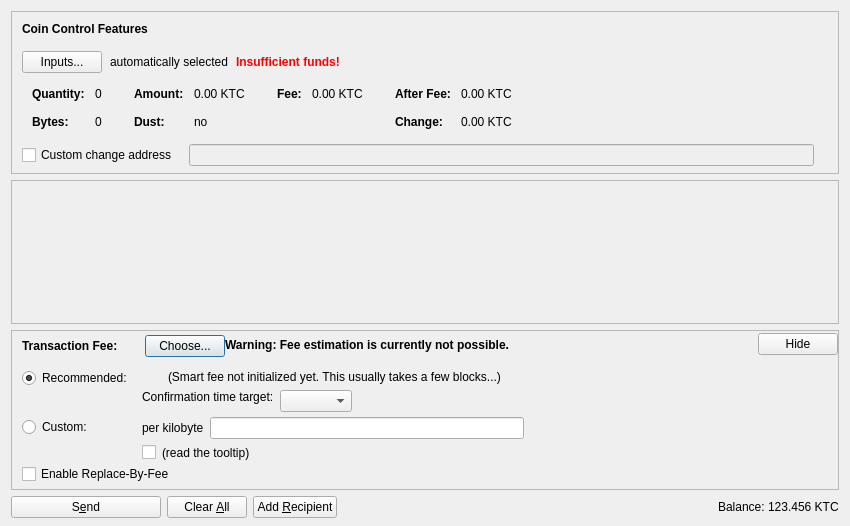
<?xml version="1.0" encoding="UTF-8"?>
<ui version="4.0">
 <class>SendCoinsDialog</class>
 <widget class="QDialog" name="SendCoinsDialog">
  <property name="geometry">
   <rect>
    <x>0</x>
    <y>0</y>
    <width>850</width>
    <height>526</height>
   </rect>
  </property>
  <property name="windowTitle">
   <string>Send Coins</string>
  </property>
  <layout class="QVBoxLayout" name="verticalLayout" stretch="0,1,0,0">
   <property name="bottomMargin">
    <number>8</number>
   </property>
   <item>
    <widget class="QFrame" name="frameCoinControl">
     <property name="sizePolicy">
      <sizepolicy hsizetype="Expanding" vsizetype="Expanding">
       <horstretch>0</horstretch>
       <verstretch>0</verstretch>
      </sizepolicy>
     </property>
     <property name="maximumSize">
      <size>
       <width>16777215</width>
       <height>16777215</height>
      </size>
     </property>
     <property name="frameShape">
      <enum>QFrame::StyledPanel</enum>
     </property>
     <property name="frameShadow">
      <enum>QFrame::Sunken</enum>
     </property>
     <layout class="QVBoxLayout" name="verticalLayoutCoinControl2">
      <property name="spacing">
       <number>0</number>
      </property>
      <property name="leftMargin">
       <number>0</number>
      </property>
      <property name="topMargin">
       <number>0</number>
      </property>
      <property name="rightMargin">
       <number>0</number>
      </property>
      <property name="bottomMargin">
       <number>6</number>
      </property>
      <item>
       <layout class="QVBoxLayout" name="verticalLayoutCoinControl" stretch="0,0,0,0,1">
        <property name="spacing">
         <number>0</number>
        </property>
        <property name="leftMargin">
         <number>10</number>
        </property>
        <property name="topMargin">
         <number>10</number>
        </property>
        <item>
         <layout class="QHBoxLayout" name="horizontalLayoutCoinControl1">
          <property name="bottomMargin">
           <number>15</number>
          </property>
          <item>
           <widget class="QLabel" name="labelCoinControlFeatures">
            <property name="sizePolicy">
             <sizepolicy hsizetype="Preferred" vsizetype="Maximum">
              <horstretch>0</horstretch>
              <verstretch>0</verstretch>
             </sizepolicy>
            </property>
            <property name="font">
             <font>
              <weight>75</weight>
              <bold>true</bold>
             </font>
            </property>
            <property name="styleSheet">
             <string notr="true">font-weight:bold;</string>
            </property>
            <property name="text">
             <string>Coin Control Features</string>
            </property>
           </widget>
          </item>
         </layout>
        </item>
        <item>
         <layout class="QHBoxLayout" name="horizontalLayoutCoinControl2" stretch="0,0,0,0">
          <property name="spacing">
           <number>8</number>
          </property>
          <property name="bottomMargin">
           <number>10</number>
          </property>
          <item>
           <widget class="QPushButton" name="pushButtonCoinControl">
            <property name="styleSheet">
             <string notr="true"/>
            </property>
            <property name="text">
             <string>Inputs...</string>
            </property>
            <property name="autoDefault">
             <bool>false</bool>
            </property>
           </widget>
          </item>
          <item>
           <widget class="QLabel" name="labelCoinControlAutomaticallySelected">
            <property name="text">
             <string>automatically selected</string>
            </property>
            <property name="margin">
             <number>5</number>
            </property>
           </widget>
          </item>
          <item>
           <widget class="QLabel" name="labelCoinControlInsuffFunds">
            <property name="font">
             <font>
              <weight>75</weight>
              <bold>true</bold>
             </font>
            </property>
            <property name="styleSheet">
             <string notr="true">color:red;font-weight:bold;</string>
            </property>
            <property name="text">
             <string>Insufficient funds!</string>
            </property>
            <property name="margin">
             <number>5</number>
            </property>
           </widget>
          </item>
          <item>
           <spacer name="horizontalSpacerCoinControl">
            <property name="orientation">
             <enum>Qt::Horizontal</enum>
            </property>
            <property name="sizeHint" stdset="0">
             <size>
              <width>40</width>
              <height>1</height>
             </size>
            </property>
           </spacer>
          </item>
         </layout>
        </item>
        <item>
         <widget class="QWidget" name="widgetCoinControl" native="true">
          <property name="sizePolicy">
           <sizepolicy hsizetype="Preferred" vsizetype="Preferred">
            <horstretch>0</horstretch>
            <verstretch>0</verstretch>
           </sizepolicy>
          </property>
          <property name="minimumSize">
           <size>
            <width>0</width>
            <height>0</height>
           </size>
          </property>
          <property name="styleSheet">
           <string notr="true"/>
          </property>
          <layout class="QHBoxLayout" name="horizontalLayoutCoinControl5">
           <property name="leftMargin">
            <number>0</number>
           </property>
           <property name="topMargin">
            <number>0</number>
           </property>
           <property name="rightMargin">
            <number>0</number>
           </property>
           <property name="bottomMargin">
            <number>0</number>
           </property>
           <item>
            <layout class="QHBoxLayout" name="horizontalLayoutCoinControl3" stretch="0,0,0,1">
             <property name="spacing">
              <number>20</number>
             </property>
             <property name="topMargin">
              <number>0</number>
             </property>
             <property name="bottomMargin">
              <number>10</number>
             </property>
             <item>
              <layout class="QFormLayout" name="formLayoutCoinControl1">
               <property name="horizontalSpacing">
                <number>10</number>
               </property>
               <property name="verticalSpacing">
                <number>14</number>
               </property>
               <property name="leftMargin">
                <number>10</number>
               </property>
               <property name="topMargin">
                <number>4</number>
               </property>
               <property name="rightMargin">
                <number>6</number>
               </property>
               <item row="0" column="0">
                <widget class="QLabel" name="labelCoinControlQuantityText">
                 <property name="font">
                  <font>
                   <weight>75</weight>
                   <bold>true</bold>
                  </font>
                 </property>
                 <property name="text">
                  <string>Quantity:</string>
                 </property>
                 <property name="margin">
                  <number>0</number>
                 </property>
                </widget>
               </item>
               <item row="0" column="1">
                <widget class="QLabel" name="labelCoinControlQuantity">
                 <property name="cursor">
                  <cursorShape>IBeamCursor</cursorShape>
                 </property>
                 <property name="contextMenuPolicy">
                  <enum>Qt::ActionsContextMenu</enum>
                 </property>
                 <property name="text">
                  <string notr="true">0</string>
                 </property>
                 <property name="margin">
                  <number>0</number>
                 </property>
                 <property name="textInteractionFlags">
                  <set>Qt::LinksAccessibleByMouse|Qt::TextSelectableByKeyboard|Qt::TextSelectableByMouse</set>
                 </property>
                </widget>
               </item>
               <item row="1" column="0">
                <widget class="QLabel" name="labelCoinControlBytesText">
                 <property name="font">
                  <font>
                   <weight>75</weight>
                   <bold>true</bold>
                  </font>
                 </property>
                 <property name="text">
                  <string>Bytes:</string>
                 </property>
                </widget>
               </item>
               <item row="1" column="1">
                <widget class="QLabel" name="labelCoinControlBytes">
                 <property name="cursor">
                  <cursorShape>IBeamCursor</cursorShape>
                 </property>
                 <property name="contextMenuPolicy">
                  <enum>Qt::ActionsContextMenu</enum>
                 </property>
                 <property name="text">
                  <string notr="true">0</string>
                 </property>
                 <property name="textInteractionFlags">
                  <set>Qt::LinksAccessibleByMouse|Qt::TextSelectableByKeyboard|Qt::TextSelectableByMouse</set>
                 </property>
                </widget>
               </item>
              </layout>
             </item>
             <item>
              <layout class="QFormLayout" name="formLayoutCoinControl2">
               <property name="horizontalSpacing">
                <number>10</number>
               </property>
               <property name="verticalSpacing">
                <number>14</number>
               </property>
               <property name="leftMargin">
                <number>6</number>
               </property>
               <property name="topMargin">
                <number>4</number>
               </property>
               <property name="rightMargin">
                <number>6</number>
               </property>
               <item row="0" column="0">
                <widget class="QLabel" name="labelCoinControlAmountText">
                 <property name="font">
                  <font>
                   <weight>75</weight>
                   <bold>true</bold>
                  </font>
                 </property>
                 <property name="text">
                  <string>Amount:</string>
                 </property>
                 <property name="margin">
                  <number>0</number>
                 </property>
                </widget>
               </item>
               <item row="0" column="1">
                <widget class="QLabel" name="labelCoinControlAmount">
                 <property name="cursor">
                  <cursorShape>IBeamCursor</cursorShape>
                 </property>
                 <property name="contextMenuPolicy">
                  <enum>Qt::ActionsContextMenu</enum>
                 </property>
                 <property name="text">
                  <string notr="true">0.00 KTC</string>
                 </property>
                 <property name="textInteractionFlags">
                  <set>Qt::LinksAccessibleByMouse|Qt::TextSelectableByKeyboard|Qt::TextSelectableByMouse</set>
                 </property>
                </widget>
               </item>
               <item row="1" column="0">
                <widget class="QLabel" name="labelCoinControlLowOutputText">
                 <property name="font">
                  <font>
                   <weight>75</weight>
                   <bold>true</bold>
                  </font>
                 </property>
                 <property name="text">
                  <string>Dust:</string>
                 </property>
                </widget>
               </item>
               <item row="1" column="1">
                <widget class="QLabel" name="labelCoinControlLowOutput">
                 <property name="cursor">
                  <cursorShape>IBeamCursor</cursorShape>
                 </property>
                 <property name="contextMenuPolicy">
                  <enum>Qt::ActionsContextMenu</enum>
                 </property>
                 <property name="text">
                  <string notr="true">no</string>
                 </property>
                 <property name="textInteractionFlags">
                  <set>Qt::LinksAccessibleByMouse|Qt::TextSelectableByKeyboard|Qt::TextSelectableByMouse</set>
                 </property>
                </widget>
               </item>
              </layout>
             </item>
             <item>
              <layout class="QFormLayout" name="formLayoutCoinControl3">
               <property name="horizontalSpacing">
                <number>10</number>
               </property>
               <property name="verticalSpacing">
                <number>14</number>
               </property>
               <property name="leftMargin">
                <number>6</number>
               </property>
               <property name="topMargin">
                <number>4</number>
               </property>
               <property name="rightMargin">
                <number>6</number>
               </property>
               <item row="0" column="0">
                <widget class="QLabel" name="labelCoinControlFeeText">
                 <property name="font">
                  <font>
                   <weight>75</weight>
                   <bold>true</bold>
                  </font>
                 </property>
                 <property name="text">
                  <string>Fee:</string>
                 </property>
                 <property name="margin">
                  <number>0</number>
                 </property>
                </widget>
               </item>
               <item row="0" column="1">
                <widget class="QLabel" name="labelCoinControlFee">
                 <property name="cursor">
                  <cursorShape>IBeamCursor</cursorShape>
                 </property>
                 <property name="contextMenuPolicy">
                  <enum>Qt::ActionsContextMenu</enum>
                 </property>
                 <property name="text">
                  <string notr="true">0.00 KTC</string>
                 </property>
                 <property name="textInteractionFlags">
                  <set>Qt::LinksAccessibleByMouse|Qt::TextSelectableByKeyboard|Qt::TextSelectableByMouse</set>
                 </property>
                </widget>
               </item>
              </layout>
             </item>
             <item>
              <layout class="QFormLayout" name="formLayoutCoinControl4">
               <property name="horizontalSpacing">
                <number>10</number>
               </property>
               <property name="verticalSpacing">
                <number>14</number>
               </property>
               <property name="leftMargin">
                <number>6</number>
               </property>
               <property name="topMargin">
                <number>4</number>
               </property>
               <property name="rightMargin">
                <number>6</number>
               </property>
               <item row="0" column="0">
                <widget class="QLabel" name="labelCoinControlAfterFeeText">
                 <property name="font">
                  <font>
                   <weight>75</weight>
                   <bold>true</bold>
                  </font>
                 </property>
                 <property name="text">
                  <string>After Fee:</string>
                 </property>
                 <property name="margin">
                  <number>0</number>
                 </property>
                </widget>
               </item>
               <item row="0" column="1">
                <widget class="QLabel" name="labelCoinControlAfterFee">
                 <property name="cursor">
                  <cursorShape>IBeamCursor</cursorShape>
                 </property>
                 <property name="contextMenuPolicy">
                  <enum>Qt::ActionsContextMenu</enum>
                 </property>
                 <property name="text">
                  <string notr="true">0.00 KTC</string>
                 </property>
                 <property name="textInteractionFlags">
                  <set>Qt::LinksAccessibleByMouse|Qt::TextSelectableByKeyboard|Qt::TextSelectableByMouse</set>
                 </property>
                </widget>
               </item>
               <item row="1" column="0">
                <widget class="QLabel" name="labelCoinControlChangeText">
                 <property name="font">
                  <font>
                   <weight>75</weight>
                   <bold>true</bold>
                  </font>
                 </property>
                 <property name="text">
                  <string>Change:</string>
                 </property>
                </widget>
               </item>
               <item row="1" column="1">
                <widget class="QLabel" name="labelCoinControlChange">
                 <property name="cursor">
                  <cursorShape>IBeamCursor</cursorShape>
                 </property>
                 <property name="contextMenuPolicy">
                  <enum>Qt::ActionsContextMenu</enum>
                 </property>
                 <property name="text">
                  <string notr="true">0.00 KTC</string>
                 </property>
                 <property name="textInteractionFlags">
                  <set>Qt::LinksAccessibleByMouse|Qt::TextSelectableByKeyboard|Qt::TextSelectableByMouse</set>
                 </property>
                </widget>
               </item>
              </layout>
             </item>
            </layout>
           </item>
          </layout>
         </widget>
        </item>
        <item>
         <layout class="QHBoxLayout" name="horizontalLayoutCoinControl4" stretch="0,0,0">
          <property name="spacing">
           <number>12</number>
          </property>
          <property name="sizeConstraint">
           <enum>QLayout::SetDefaultConstraint</enum>
          </property>
          <property name="topMargin">
           <number>5</number>
          </property>
          <property name="rightMargin">
           <number>5</number>
          </property>
          <item>
           <widget class="QCheckBox" name="checkBoxCoinControlChange">
            <property name="toolTip">
             <string>If this is activated, but the change address is empty or invalid, change will be sent to a newly generated address.</string>
            </property>
            <property name="text">
             <string>Custom change address</string>
            </property>
           </widget>
          </item>
          <item>
           <widget class="QValidatedLineEdit" name="lineEditCoinControlChange">
            <property name="enabled">
             <bool>false</bool>
            </property>
            <property name="sizePolicy">
             <sizepolicy hsizetype="Expanding" vsizetype="Fixed">
              <horstretch>0</horstretch>
              <verstretch>0</verstretch>
             </sizepolicy>
            </property>
           </widget>
          </item>
          <item>
           <widget class="QLabel" name="labelCoinControlChangeLabel">
            <property name="sizePolicy">
             <sizepolicy hsizetype="Preferred" vsizetype="Expanding">
              <horstretch>0</horstretch>
              <verstretch>0</verstretch>
             </sizepolicy>
            </property>
            <property name="minimumSize">
             <size>
              <width>0</width>
              <height>0</height>
             </size>
            </property>
            <property name="text">
             <string/>
            </property>
            <property name="margin">
             <number>3</number>
            </property>
           </widget>
          </item>
         </layout>
        </item>
        <item>
         <spacer name="verticalSpacerCoinControl">
          <property name="orientation">
           <enum>Qt::Vertical</enum>
          </property>
          <property name="sizeHint" stdset="0">
           <size>
            <width>800</width>
            <height>1</height>
           </size>
          </property>
         </spacer>
        </item>
       </layout>
      </item>
     </layout>
    </widget>
   </item>
   <item>
    <widget class="QScrollArea" name="scrollArea">
     <property name="widgetResizable">
      <bool>true</bool>
     </property>
     <widget class="QWidget" name="scrollAreaWidgetContents">
      <property name="geometry">
       <rect>
        <x>0</x>
        <y>0</y>
        <width>830</width>
        <height>104</height>
       </rect>
      </property>
      <layout class="QVBoxLayout" name="verticalLayout_2" stretch="0,1">
       <property name="leftMargin">
        <number>0</number>
       </property>
       <property name="topMargin">
        <number>0</number>
       </property>
       <property name="rightMargin">
        <number>0</number>
       </property>
       <property name="bottomMargin">
        <number>0</number>
       </property>
       <item>
        <layout class="QVBoxLayout" name="entries">
         <property name="spacing">
          <number>6</number>
         </property>
        </layout>
       </item>
       <item>
        <spacer name="verticalSpacer">
         <property name="orientation">
          <enum>Qt::Vertical</enum>
         </property>
         <property name="sizeHint" stdset="0">
          <size>
           <width>20</width>
           <height>40</height>
          </size>
         </property>
        </spacer>
       </item>
      </layout>
     </widget>
    </widget>
   </item>
   <item>
    <widget class="QFrame" name="frameFee">
     <property name="sizePolicy">
      <sizepolicy hsizetype="Expanding" vsizetype="Expanding">
       <horstretch>0</horstretch>
       <verstretch>0</verstretch>
      </sizepolicy>
     </property>
     <property name="maximumSize">
      <size>
       <width>16777215</width>
       <height>16777215</height>
      </size>
     </property>
     <property name="frameShape">
      <enum>QFrame::StyledPanel</enum>
     </property>
     <property name="frameShadow">
      <enum>QFrame::Sunken</enum>
     </property>
     <layout class="QVBoxLayout" name="verticalLayoutFee1">
      <property name="spacing">
       <number>0</number>
      </property>
      <property name="leftMargin">
       <number>0</number>
      </property>
      <property name="topMargin">
       <number>0</number>
      </property>
      <property name="rightMargin">
       <number>0</number>
      </property>
      <property name="bottomMargin">
       <number>0</number>
      </property>
      <item>
       <layout class="QVBoxLayout" name="verticalLayoutFee2" stretch="0,0,0">
        <property name="spacing">
         <number>0</number>
        </property>
        <property name="leftMargin">
         <number>10</number>
        </property>
        <property name="topMargin">
         <number>0</number>
        </property>
        <item>
         <layout class="QHBoxLayout" name="horizontalLayoutFee1">
          <property name="bottomMargin">
           <number>0</number>
          </property>
          <item>
           <layout class="QVBoxLayout" name="verticalLayoutFee7">
            <property name="spacing">
             <number>0</number>
            </property>
            <item>
             <spacer name="verticalSpacerSmartFee">
              <property name="orientation">
               <enum>Qt::Vertical</enum>
              </property>
              <property name="sizeType">
               <enum>QSizePolicy::Fixed</enum>
              </property>
              <property name="sizeHint" stdset="0">
               <size>
                <width>1</width>
                <height>4</height>
               </size>
              </property>
             </spacer>
            </item>
            <item>
             <layout class="QHBoxLayout" name="horizontalLayoutSmartFee">
              <property name="spacing">
               <number>10</number>
              </property>
              <item>
               <widget class="QLabel" name="labelFeeHeadline">
                <property name="sizePolicy">
                 <sizepolicy hsizetype="Preferred" vsizetype="Maximum">
                  <horstretch>0</horstretch>
                  <verstretch>0</verstretch>
                 </sizepolicy>
                </property>
                <property name="font">
                 <font>
                  <weight>75</weight>
                  <bold>true</bold>
                 </font>
                </property>
                <property name="styleSheet">
                 <string notr="true">font-weight:bold;</string>
                </property>
                <property name="text">
                 <string>Transaction Fee:</string>
                </property>
               </widget>
              </item>
              <item>
               <widget class="QLabel" name="labelFeeMinimized">
                <property name="text">
                 <string/>
                </property>
               </widget>
              </item>
              <item>
               <widget class="QPushButton" name="buttonChooseFee">
                <property name="text">
                 <string>Choose...</string>
                </property>
               </widget>
              </item>
             </layout>
            </item>
            <item>
             <spacer name="verticalSpacer_5">
              <property name="orientation">
               <enum>Qt::Vertical</enum>
              </property>
              <property name="sizeHint" stdset="0">
               <size>
                <width>1</width>
                <height>1</height>
               </size>
              </property>
             </spacer>
            </item>
           </layout>
          </item>
          <item>
           <widget class="QLabel" name="fallbackFeeWarningLabel">
            <property name="toolTip">
             <string>Using the fallbackfee can result in sending a transaction that will take several hours or days (or never) to confirm. Consider choosing your fee manually or wait until you have validated the complete chain.</string>
            </property>
            <property name="font">
            <font>
                <weight>75</weight>
                <bold>true</bold>
            </font>
            </property>
            <property name="text">
             <string>Warning: Fee estimation is currently not possible.</string>
            </property>
            <property name="wordWrap">
             <bool>false</bool>
            </property>
           </widget>
          </item>
          <item>
           <spacer name="horizontalSpacer_4">
            <property name="orientation">
             <enum>Qt::Horizontal</enum>
            </property>
            <property name="sizeType">
             <enum>QSizePolicy::MinimumExpanding</enum>
            </property>
            <property name="sizeHint" stdset="0">
             <size>
              <width>40</width>
              <height>20</height>
             </size>
            </property>
           </spacer>
          </item>
          <item>
           <widget class="QPushButton" name="buttonMinimizeFee">
            <property name="toolTip">
             <string>collapse fee-settings</string>
            </property>
            <property name="text">
             <string>Hide</string>
            </property>
           </widget>
          </item>
         </layout>
        </item>
        <item>
         <widget class="QFrame" name="frameFeeSelection">
          <layout class="QVBoxLayout" name="verticalLayoutFee12">
           <property name="spacing">
            <number>0</number>
           </property>
           <property name="leftMargin">
            <number>0</number>
           </property>
           <property name="topMargin">
            <number>0</number>
           </property>
           <property name="rightMargin">
            <number>0</number>
           </property>
           <property name="bottomMargin">
            <number>0</number>
           </property>
           <item>
            <layout class="QGridLayout" name="gridLayoutFee">
             <property name="topMargin">
              <number>10</number>
             </property>
             <property name="bottomMargin">
              <number>4</number>
             </property>
             <property name="horizontalSpacing">
              <number>10</number>
             </property>
             <property name="verticalSpacing">
              <number>4</number>
             </property>
             <item row="1" column="1">
              <layout class="QVBoxLayout" name="verticalLayoutFee8">
               <property name="spacing">
                <number>6</number>
               </property>
               <item>
                <layout class="QHBoxLayout" name="horizontalLayoutFee13">
                 <item>
                  <widget class="QLabel" name="labelCustomPerKilobyte">
                   <property name="toolTip">
                    <string>Specify a custom fee per kB (1,000 bytes) of the transaction's virtual size.

Note:  Since the fee is calculated on a per-byte basis, a fee of "100 satoshis per kB" for a transaction size of 500 bytes (half of 1 kB) would ultimately yield a fee of only 50 satoshis.</string>
                   </property>
                   <property name="text">
                    <string>per kilobyte</string>
                   </property>
                  </widget>
                 </item>
                 <item>
                  <widget class="KratscoinAmountField" name="customFee"/>
                 </item>
                 <item>
                  <spacer name="horizontalSpacer_6">
                   <property name="orientation">
                    <enum>Qt::Horizontal</enum>
                   </property>
                   <property name="sizeHint" stdset="0">
                    <size>
                     <width>1</width>
                     <height>1</height>
                    </size>
                   </property>
                  </spacer>
                 </item>
                </layout>
               </item>
               <item>
                <layout class="QHBoxLayout" name="horizontalLayoutFee8">
                 <item>
                  <widget class="QCheckBox" name="checkBoxMinimumFee">
                   <property name="toolTip">
                    <string>Paying only the minimum fee is just fine as long as there is less transaction volume than space in the blocks. But be aware that this can end up in a never confirming transaction once there is more demand for kratscoin transactions than the network can process.</string>
                   </property>
                   <property name="text">
                    <string/>
                   </property>
                  </widget>
                 </item>
                 <item>
                  <widget class="QLabel" name="labelMinFeeWarning">
                   <property name="enabled">
                    <bool>true</bool>
                   </property>
                   <property name="toolTip">
                    <string>Paying only the minimum fee is just fine as long as there is less transaction volume than space in the blocks. But be aware that this can end up in a never confirming transaction once there is more demand for kratscoin transactions than the network can process.</string>
                   </property>
                   <property name="text">
                    <string>(read the tooltip)</string>
                   </property>
                   <property name="margin">
                    <number>5</number>
                   </property>
                  </widget>
                 </item>
                 <item>
                  <spacer name="horizontalSpacer_2">
                   <property name="orientation">
                    <enum>Qt::Horizontal</enum>
                   </property>
                   <property name="sizeHint" stdset="0">
                    <size>
                     <width>1</width>
                     <height>1</height>
                    </size>
                   </property>
                  </spacer>
                 </item>
                </layout>
               </item>
              </layout>
             </item>
             <item row="0" column="0">
              <layout class="QVBoxLayout" name="verticalLayoutFee4" stretch="0,1">
               <item>
                <widget class="QRadioButton" name="radioSmartFee">
                 <property name="text">
                  <string>Recommended:</string>
                 </property>
                 <property name="checked">
                  <bool>true</bool>
                 </property>
                 <attribute name="buttonGroup">
                  <string notr="true">groupFee</string>
                 </attribute>
                </widget>
               </item>
               <item>
                <spacer name="verticalSpacer_2">
                 <property name="orientation">
                  <enum>Qt::Vertical</enum>
                 </property>
                 <property name="sizeHint" stdset="0">
                  <size>
                   <width>1</width>
                   <height>1</height>
                  </size>
                 </property>
                </spacer>
               </item>
              </layout>
             </item>
             <item row="1" column="0">
              <layout class="QVBoxLayout" name="verticalLayoutFee9" stretch="0,1">
               <item>
                <widget class="QRadioButton" name="radioCustomFee">
                 <property name="text">
                  <string>Custom:</string>
                 </property>
                 <attribute name="buttonGroup">
                  <string notr="true">groupFee</string>
                 </attribute>
                </widget>
               </item>
               <item>
                <spacer name="verticalSpacer_6">
                 <property name="orientation">
                  <enum>Qt::Vertical</enum>
                 </property>
                 <property name="sizeHint" stdset="0">
                  <size>
                   <width>1</width>
                   <height>1</height>
                  </size>
                 </property>
                </spacer>
               </item>
              </layout>
             </item>
             <item row="0" column="1">
              <layout class="QVBoxLayout" name="verticalLayoutFee3" stretch="0,0,1">
               <property name="spacing">
                <number>6</number>
               </property>
               <property name="topMargin">
                <number>2</number>
               </property>
               <item>
                <layout class="QHBoxLayout" name="horizontalLayoutFee12">
                 <item>
                  <widget class="QLabel" name="labelSmartFee">
                   <property name="text">
                    <string/>
                   </property>
                   <property name="margin">
                    <number>2</number>
                   </property>
                  </widget>
                 </item>
                 <item>
                  <widget class="QLabel" name="labelFeeEstimation">
                   <property name="text">
                    <string/>
                   </property>
                  </widget>
                 </item>
                 <item>
                  <widget class="QLabel" name="labelSmartFee2">
                   <property name="text">
                    <string>(Smart fee not initialized yet. This usually takes a few blocks...)</string>
                   </property>
                   <property name="margin">
                    <number>2</number>
                   </property>
                  </widget>
                 </item>
                 <item>
                  <spacer name="horizontalSpacer_5">
                   <property name="orientation">
                    <enum>Qt::Horizontal</enum>
                   </property>
                   <property name="sizeHint" stdset="0">
                    <size>
                     <width>1</width>
                     <height>1</height>
                    </size>
                   </property>
                  </spacer>
                 </item>
                </layout>
               </item>
               <item>
                <layout class="QHBoxLayout" name="horizontalLayoutFee9">
                 <item>
                  <layout class="QVBoxLayout" name="verticalLayoutFee6">
                   <item>
                    <widget class="QLabel" name="labelSmartFee3">
                     <property name="text">
                      <string>Confirmation time target:</string>
                     </property>
                     <property name="margin">
                      <number>2</number>
                     </property>
                    </widget>
                   </item>
                   <item>
                    <spacer name="verticalSpacer_3">
                     <property name="orientation">
                      <enum>Qt::Vertical</enum>
                     </property>
                     <property name="sizeHint" stdset="0">
                      <size>
                       <width>1</width>
                       <height>1</height>
                      </size>
                     </property>
                    </spacer>
                   </item>
                  </layout>
                 </item>
                 <item>
                  <layout class="QVBoxLayout" name="verticalLayoutFee5">
                   <property name="rightMargin">
                    <number>30</number>
                   </property>
                   <item>
                    <layout class="QHBoxLayout" name="horizontalLayoutConfTarget">
                     <property name="bottomMargin">
                      <number>0</number>
                     </property>
                     <item>
                      <widget class="QComboBox" name="confTargetSelector"/>
                     </item>
                     <item>
                      <spacer name="horizontalSpacerConfTarget">
                       <property name="orientation">
                        <enum>Qt::Horizontal</enum>
                       </property>
                       <property name="sizeHint" stdset="0">
                        <size>
                         <width>40</width>
                         <height>20</height>
                        </size>
                       </property>
                      </spacer>
                     </item>
                    </layout>
                   </item>
                  </layout>
                 </item>
                </layout>
               </item>
               <item>
                <spacer name="verticalSpacer_4">
                 <property name="orientation">
                  <enum>Qt::Vertical</enum>
                 </property>
                 <property name="sizeHint" stdset="0">
                  <size>
                   <width>1</width>
                   <height>1</height>
                  </size>
                 </property>
                </spacer>
               </item>
              </layout>
             </item>
            </layout>
           </item>
           <item>
            <widget class="QCheckBox" name="optInRBF">
             <property name="text">
              <string>Enable Replace-By-Fee</string>
             </property>
             <property name="toolTip">
              <string>With Replace-By-Fee (BIP-125) you can increase a transaction's fee after it is sent. Without this, a higher fee may be recommended to compensate for increased transaction delay risk.</string>
             </property>
            </widget>
           </item>
          </layout>
         </widget>
        </item>
        <item>
         <spacer name="verticalSpacerFee">
          <property name="orientation">
           <enum>Qt::Vertical</enum>
          </property>
          <property name="sizeHint" stdset="0">
           <size>
            <width>40</width>
            <height>5</height>
           </size>
          </property>
         </spacer>
        </item>
       </layout>
      </item>
     </layout>
    </widget>
   </item>
   <item>
    <layout class="QHBoxLayout" name="horizontalLayout">
     <item>
      <widget class="QPushButton" name="sendButton">
       <property name="minimumSize">
        <size>
         <width>150</width>
         <height>0</height>
        </size>
       </property>
       <property name="toolTip">
        <string>Confirm the send action</string>
       </property>
       <property name="text">
        <string>S&amp;end</string>
       </property>
       <property name="icon">
        <iconset resource="../kratscoin.qrc">
         <normaloff>:/icons/send</normaloff>:/icons/send</iconset>
       </property>
       <property name="autoDefault">
        <bool>false</bool>
       </property>
       <property name="default">
        <bool>false</bool>
       </property>
      </widget>
     </item>
     <item>
      <widget class="QPushButton" name="clearButton">
       <property name="sizePolicy">
        <sizepolicy hsizetype="Minimum" vsizetype="Fixed">
         <horstretch>0</horstretch>
         <verstretch>0</verstretch>
        </sizepolicy>
       </property>
       <property name="toolTip">
        <string>Clear all fields of the form.</string>
       </property>
       <property name="text">
        <string>Clear &amp;All</string>
       </property>
       <property name="icon">
        <iconset resource="../kratscoin.qrc">
         <normaloff>:/icons/remove</normaloff>:/icons/remove</iconset>
       </property>
       <property name="autoDefault">
        <bool>false</bool>
       </property>
      </widget>
     </item>
     <item>
      <widget class="QPushButton" name="addButton">
       <property name="toolTip">
        <string>Send to multiple recipients at once</string>
       </property>
       <property name="text">
        <string>Add &amp;Recipient</string>
       </property>
       <property name="icon">
        <iconset resource="../kratscoin.qrc">
         <normaloff>:/icons/add</normaloff>:/icons/add</iconset>
       </property>
       <property name="autoDefault">
        <bool>false</bool>
       </property>
      </widget>
     </item>
     <item>
      <spacer name="horizontalSpacer">
       <property name="orientation">
        <enum>Qt::Horizontal</enum>
       </property>
       <property name="sizeHint" stdset="0">
        <size>
         <width>40</width>
         <height>20</height>
        </size>
       </property>
      </spacer>
     </item>
     <item>
      <layout class="QHBoxLayout" name="horizontalLayout_2">
       <property name="spacing">
        <number>3</number>
       </property>
       <item>
        <widget class="QLabel" name="label">
         <property name="sizePolicy">
          <sizepolicy hsizetype="Preferred" vsizetype="Fixed">
           <horstretch>0</horstretch>
           <verstretch>0</verstretch>
          </sizepolicy>
         </property>
         <property name="text">
          <string>Balance:</string>
         </property>
        </widget>
       </item>
       <item>
        <widget class="QLabel" name="labelBalance">
         <property name="sizePolicy">
          <sizepolicy hsizetype="Preferred" vsizetype="Fixed">
           <horstretch>0</horstretch>
           <verstretch>0</verstretch>
          </sizepolicy>
         </property>
         <property name="cursor">
          <cursorShape>IBeamCursor</cursorShape>
         </property>
         <property name="text">
          <string notr="true">123.456 KTC</string>
         </property>
         <property name="textInteractionFlags">
          <set>Qt::LinksAccessibleByMouse|Qt::TextSelectableByKeyboard|Qt::TextSelectableByMouse</set>
         </property>
        </widget>
       </item>
      </layout>
     </item>
    </layout>
   </item>
  </layout>
 </widget>
 <customwidgets>
  <customwidget>
   <class>QValidatedLineEdit</class>
   <extends>QLineEdit</extends>
   <header>qt/qvalidatedlineedit.h</header>
  </customwidget>
  <customwidget>
   <class>KratscoinAmountField</class>
   <extends>QLineEdit</extends>
   <header>qt/kratscoinamountfield.h</header>
   <container>1</container>
  </customwidget>
 </customwidgets>
 <resources>
  <include location="../kratscoin.qrc"/>
 </resources>
 <connections/>
 <buttongroups>
  <buttongroup name="groupFee"/>
 </buttongroups>
</ui>
